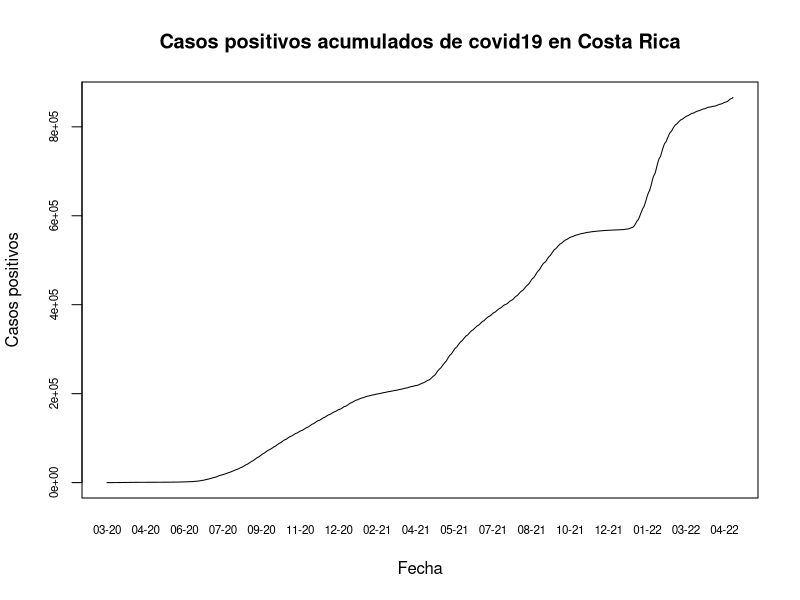

Write R code to recreate this figure.
## ---- chunk 1
knitr::opts_chunk$set(echo = TRUE)
## ---- chunk 2
covid <- read.csv("05_10_22_CSV_GENERAL.csv", sep = ";")

## ---- chunk 3
covid$FECHA <- as.Date(covid$FECHA, format = "%d/%m/%Y")
## ---- chunk 4
plot(x = covid$FECHA, 
     y = covid$positivos,
     type = "l",
     xaxt = "n",
     yaxt = "n",
     main = "Casos positivos acumulados de covid19 en Costa Rica",
     xlab = "Fecha",
     ylab = "Casos positivos")

# Formato del eje X
axis(side = 1,
     covid$FECHA,
     tick = FALSE,
     format(covid$FECHA, "%m-%y"),
     cex.axis = .7)

# Formato del eje Y
axis(
  side = 2,
  covid$positivos,
  labels = TRUE,  
  at = seq(0, 1000000, by = 200000),
  cex.axis = .7
)
